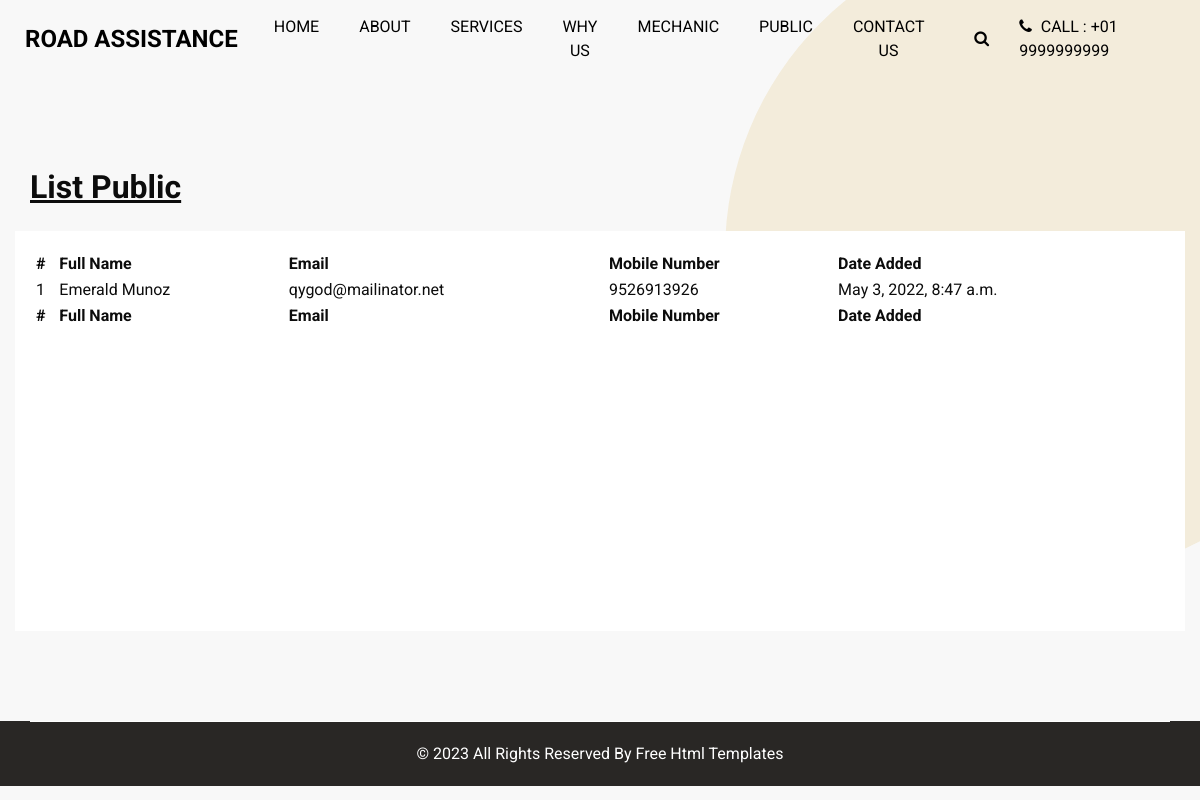
/admin2022/list-public-user, run on the app's committed database.
### public/models.py (models this page shows, shortened)
class Registration(models.Model):
    unique_id=models.AutoField(primary_key=True, null=False)
    firstname = models.CharField(max_length=100, default='null', null=False)
    lastname = models.CharField(max_length=100, default='null', null=False)
    email = models.CharField(max_length=255, default='null', null=False)
    password = models.CharField(max_length=500, default='null', null=False)
    mobilenumber = models.CharField(max_length=15, default='null', null=False)
    address = models.TextField(default='null', null=False)
    status_choices = [
        ('pending', 'Pending'),
        ('active', 'Active'),
    ]
    status = models.CharField(max_length=15, choices=status_choices, default="active")
    date_added = models.DateTimeField(default=now, editable=False)

### site_admin/views.py (the view)
# urls.py: path('list-public-user', views.list_public_user, name="list_public_user"),
def list_public_user(request):
    datalist = User_Registration.objects.all()
    context = { 'datalist': datalist }
    return render(request,'site_admin/list-public-user.html', context)

### templates/site_admin/list-public-user.html (shortened to what this page needs)
{% extends 'layout.html' %}
{% load static %}
{% block custom-style %}
<link href="{% static 'lib/datatables/datatables.css' %}" rel="stylesheet">
{% endblock %}
{% block content %}
{% include 'includes/header.html'  %}
  <section class="contact_section layout_padding">
    <div class="container">
      <div class="row">
<div class="col-lg-12">
  <div class="heading_container">
    <h2>
      <u>List Public</u>
    </h2>
  </div>
</div>
        <div class="col-md-12" style="background-color: white; min-height: 400px; padding: 20px;">
          {% if datalist.count > 0 %}
          <table id="example" class="stripe" style="width:100%; background-color: white; padding: 15px;">
                <thead>
                    <tr>
                        <th>#</th>
                        <th>Full Name</th>
                        <th>Email</th>
                        <th>Mobile Number</th>
                        <th>Date Added</th>
                    </tr>
                </thead>
                <tbody>
                  {% for row in datalist %}
                    <tr>
                        <td>{{ forloop.counter }}</td>
                        <td>{{ row.firstname }} {{ row.lastname }}</td>
                        <td>{{ row.email }}</td>
                        <td>{{ row.mobilenumber }}</td>
                        <td>{{ row.date_added }}</td>
                    </tr>
                  {% endfor %}
                </tbody>
                <tfoot>
                    <tr>
                      <th>#</th>
                      <th>Full Name</th>
                      <th>Email</th>
                      <th>Mobile Number</th>
                        <th>Date Added</th>
                    </tr>
                </tfoot>
            </table>
          {% else %}
          <b>No data added.</b>
          {% endif %}
        </div>
      </div>
    </div>
  </section>
  {% include 'includes/footer.html'  %}
  {% endblock %}

### static/css/style.css (style rules this page uses)
html { overflow-x: hidden; }
body { font-family: "Roboto", sans-serif; color: #0c0c0c; background-color: #f8f8f8; overflow-x: hidden; }
section { max-width: 1400px; margin: auto; }
.layout_padding { padding: 90px 0; }
.heading_container { display: -webkit-box; display: -ms-flexbox; display: flex; -webkit-box-orient: vertical; -webkit-box-direction: normal; -ms-flex-direction: column; flex-direction: column; -webkit-box-align: start; -ms-flex-align: start; align-items: flex-start; }
.heading_container h2 { position: relative; font-weight: bold; margin: 0; }
.contact_section { position: relative; }
.contact_section .row { -webkit-box-align: center; -ms-flex-align: center; align-items: center; }
.contact_section .heading_container { margin-bottom: 25px; }
.contact_section::before { content: ""; position: absolute; top: 175px; right: 150px; width: 650px; height: 650px; -webkit-transform: translate(50%, -50%); transform: translate(50%, -50%); background-color: #f3ecdb; border-radius: 100%; z-index: -1; }

### static/css/responsive.css (style rules this page uses)
@media (min-width: 1200px) { .container { max-width: 1170px; } }

### data on the page
Registration: firstname "Emerald", lastname "Munoz", email "qygod@mailinator.net", mobilenumber "9526913926", date_added "May 3, 2022, 8:47 a.m."
